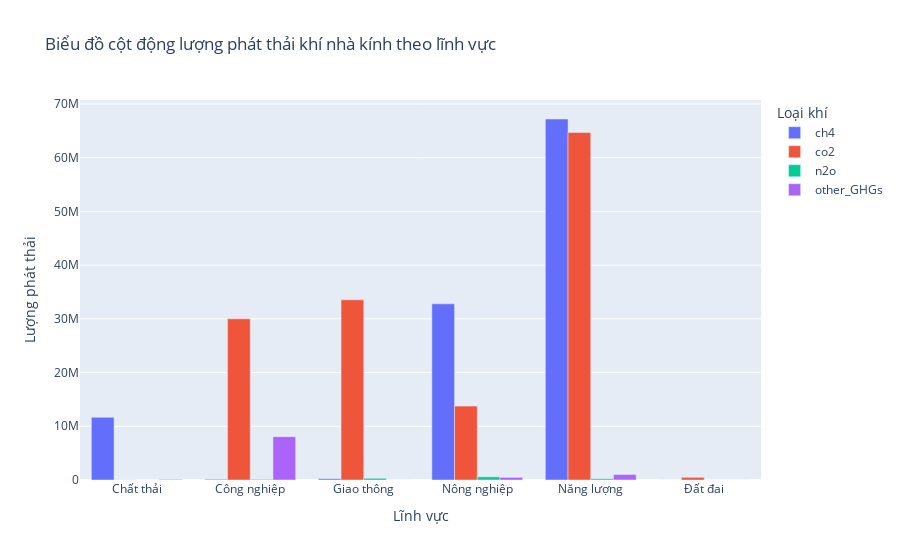

The code cell stored with this chart in its notebook:
### Code cell
df_long = summary.drop('co2e_20yr',axis=1).melt(id_vars='main_sector', var_name='gas', value_name='total_emissions')
# Vẽ biểu đồ cột động
fig = px.bar(
    df_long,
    x='main_sector',
    y='total_emissions',
    color='gas',
    title='Biểu đồ cột động lượng phát thải khí nhà kính theo lĩnh vực',
    labels={'main_sector': 'Lĩnh vực', 'total_emissions': 'Lượng phát thải', 'gas': 'Loại khí'},
    barmode='group',
    hover_data=['total_emissions']
)
fig.show()
summary

### Figure 1 — Plotly figure (JSON) as saved in the notebook; plotly's stock layout.template omitted (floating-point values rounded to 4 significant figures)
{"data": [{"alignmentgroup": "True", "hovertemplate": "Loại khí=ch4<br>Lĩnh vực=%{x}<br>Lượng phát thải=%{y}<extra></extra>", "legendgroup": "ch4", "marker": {"color": "#636efa", "pattern": {"shape": ""}}, "name": "ch4", "offsetgroup": "ch4", "orientation": "v", "showlegend": true, "textposition": "auto", "type": "bar", "x": ["Chất thải", "Công nghiệp", "Giao thông", "Nông nghiệp", "Năng lượng", "Đất đai"], "xaxis": "x", "y": [11670000.0, 130310, 238200.0, 32790000.0, 67200000.0, 0], "yaxis": "y"}, {"alignmentgroup": "True", "hovertemplate": "Loại khí=co2<br>Lĩnh vực=%{x}<br>Lượng phát thải=%{y}<extra></extra>", "legendgroup": "co2", "marker": {"color": "#EF553B", "pattern": {"shape": ""}}, "name": "co2", "offsetgroup": "co2", "orientation": "v", "showlegend": true, "textposition": "auto", "type": "bar", "x": ["Chất thải", "Công nghiệp", "Giao thông", "Nông nghiệp", "Năng lượng", "Đất đai"], "xaxis": "x", "y": [26100.0, 29995001, 33540000.0, 13750000.0, 64700000.0, 493600.0], "yaxis": "y"}, {"alignmentgroup": "True", "hovertemplate": "Loại khí=n2o<br>Lĩnh vực=%{x}<br>Lượng phát thải=%{y}<extra></extra>", "legendgroup": "n2o", "marker": {"color": "#00cc96", "pattern": {"shape": ""}}, "name": "n2o", "offsetgroup": "n2o", "orientation": "v", "showlegend": true, "textposition": "auto", "type": "bar", "x": ["Chất thải", "Công nghiệp", "Giao thông", "Nông nghiệp", "Năng lượng", "Đất đai"], "xaxis": "x", "y": [5742.0, 111900.0, 314500.0, 591900.0, 226400.0, 0], "yaxis": "y"}, {"alignmentgroup": "True", "hovertemplate": "Loại khí=other_GHGs<br>Lĩnh vực=%{x}<br>Lượng phát thải=%{y}<extra></extra>", "legendgroup": "other_GHGs", "marker": {"color": "#ab63fa", "pattern": {"shape": ""}}, "name": "other_GHGs", "offsetgroup": "other_GHGs", "orientation": "v", "showlegend": true, "textposition": "auto", "type": "bar", "x": ["Chất thải", "Công nghiệp", "Giao thông", "Nông nghiệp", "Năng lượng", "Đất đai"], "xaxis": "x", "y": [110200.0, 8071000.0, 3783.0, 491800.0, 1015000.0, 0], "yaxis": "y"}], "layout": {"barmode": "group", "legend": {"title": {"text": "Loại khí"}, "tracegroupgap": 0}, "title": {"text": "Biểu đồ cột động lượng phát thải khí nhà kính theo lĩnh vực"}, "xaxis": {"anchor": "y", "domain": [0, 1], "title": {"text": "Lĩnh vực"}}, "yaxis": {"anchor": "x", "domain": [0, 1], "title": {"text": "Lượng phát thải"}}}}
